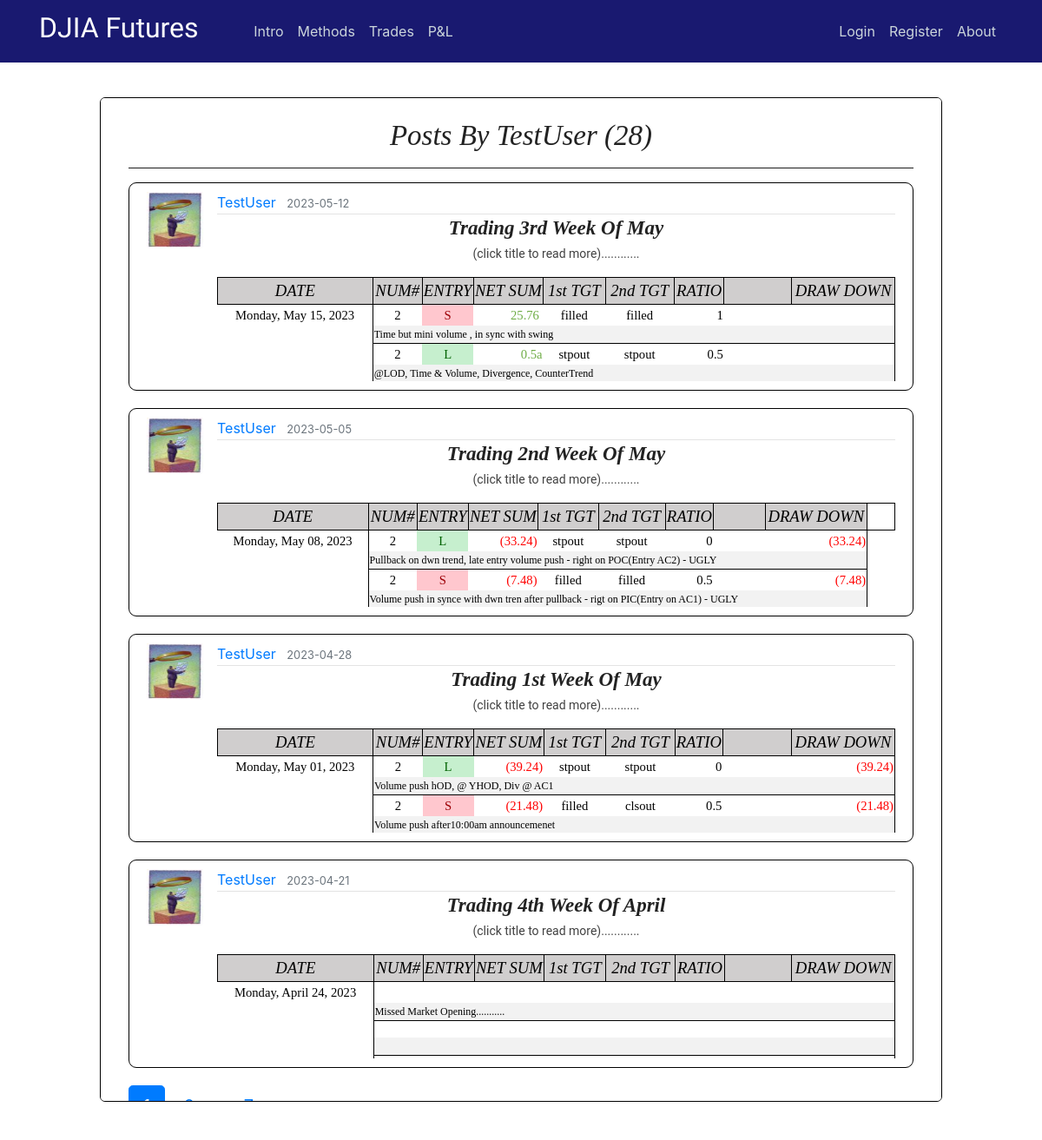
Page /user/TestUser on the committed database.
### flaskblog/models.py (models this page shows, shortened)
class User(db.Model, UserMixin):
    id = db.Column(db.Integer, primary_key=True)
    username = db.Column(db.String(20), unique=True, nullable=False)
    email = db.Column(db.String(120), unique=True, nullable=False)
    image_file = db.Column(db.String(20), nullable=False, default='default.jpg')
    password = db.Column(db.String(60), nullable=False)
    posts = db.relationship('Post', backref='author', lazy=True)

class Post(db.Model):
    id = db.Column(db.Integer, primary_key=True)
    title = db.Column(db.String(100), nullable=False)
    date_posted = db.Column(db.DateTime, nullable=False, default=datetime.utcnow)
    content = db.Column(db.Text, nullable=False)
    user_id = db.Column(db.Integer, db.ForeignKey('user.id'), nullable=False)
    teaser_title = db.Column(db.Text, nullable=True)
    teaser_details = db.Column(db.Text, nullable=True)
    teaser_caption = db.Column(db.Text, nullable=True)
    teaser_img = db.Column(db.Text, nullable=True)
    teaser_content = db.Column(db.Text, nullable=True)
    teaser_wkid = db.Column(db.Text, nullable=True)

### flaskblog/users/routes.py (the view)
@users.route("/user/<string:username>")
def user_posts(username):
    page = request.args.get('page', 1, type=int)
    user = User.query.filter_by(username=username).first_or_404()
    posts = Post.query.filter_by(author=user)\
        .order_by(Post.date_posted.desc())\
        .paginate(page=page, per_page=4)
    return render_template('user_posts.html', posts=posts, user=user)

### flaskblog/templates/user_posts.html
{% extends "layout.html" %}
{% block content %}
<div class="intro-page" style="height: 77vh;overflow: auto;">
  <div class="intro-inner-div" style="height:auto;background-color:white;border-radius:5px;">
    <center><br><h1 class="hero-header">Posts by {{ user.username }} ({{ posts.total }})</h1><hr></center>
    {% for post in posts.items %}
        <article class="media content-section" style="max-height:280px;">
          <img class="article-img" src="{{ url_for('static', filename='profile_pics/' + post.author.image_file) }}">
          <div class="media-body">
            <div class="article-metadata">
              <a class="mr-2" href="{{ url_for('users.user_posts', username=post.author.username) }}">{{ post.author.username }}</a>
              <small class="text-muted">{{ post.date_posted.strftime('%Y-%m-%d') }}</small>
            </div>
            <center><a href="{{ url_for('posts.post', post_id=post.id) }}"><h3 class="hero-header"><b>{{ post.title }}</b></h3></a>
            <p class="teaser-content" >(click title to read more)............</p></center>
            <p class="teaser-content" ><div style="overflow:hidden;max-height:120px;">
              {{ post.content|safe }}
            </p>
        </article>
    {% endfor %}
    {% for page_num in posts.iter_pages(left_edge=1, right_edge=1, left_current=1, right_current=2) %}
      {% if page_num %}
        {% if posts.page == page_num %}
          <a class="btn btn-primary btn-lg mb-8" href="{{ url_for('users.user_posts', username=user.username, page=page_num) }}">{{ page_num }}</a>
        {% else %}
          <a class="btn btn-primary-info btn-lg mb-8" href="{{ url_for('users.user_posts', username=user.username, page=page_num) }}">{{ page_num }}</a>
        {% endif %}
      {% else %}
        ...
      {% endif %}
    {% endfor %}
  </div>
</div>
{% endblock content %}

### flaskblog/static/main.css (style rules this page uses)
body { margin-top: 5rem; }
.intro-page { border-radius: 6px; border: 1px solid black; background-color: white; padding-right: 12px; padding-left: 12px; }
.intro-inner-div { height: 75vh; overflow: auto; padding-right: 20px; padding-left: 20px; }
hr { margin-top: 1rem; margin-bottom: 1rem; border: 0; border-top: 1px solid rgba(0, 0, 0, 0.89); }
p.teaser-content { color: #414141; font-size: 14px; font-family: 'Roboto', Arial, 'Helvetica Neue', Helvetica, sans-serif; line-height: 1.5; }
.content-section { background: #ffffff; padding: 10px 20px; border: 1px solid #000000; border-radius: 9px; margin-bottom: 20px; }
.article-img { height: 65px; width: 65px; margin-right: 16px; }
.article-metadata { padding-bottom: 1px; margin-bottom: 4px; border-bottom: 1px solid #e3e3e3 }

### flaskblog/static/study.css (style rules this page uses)
h1.hero-header { color: #222; text-transform: capitalize; font-weight: 400; font-style: italic; font-size: 28px; font-family: Baskerville, 'Baskerville Old Face', 'Hoefler Text', Garamond, 'Times New Roman', serif; }
h3.hero-header { color: #222; text-transform: capitalize; font-weight: 400; font-style: italic; font-size: 28px; font-family: Baskerville, 'Baskerville Old Face', 'Hoefler Text', Garamond, 'Times New Roman', serif; }
h3 { font-weight: 700; line-height: 1; }
@media screen and (min-width: 25rem) { h1.hero-header { font-size: 33px; } }
@media screen and (min-width: 25rem) { h3.hero-header { font-size: 23px; } }

### flaskblog/static/modal.css (style rules this page uses)
img { margin-bottom: -4px; }

### flaskblog/static/stylesheet.css (style rules this page uses)
tr { mso-height-source:auto; mso-ruby-visibility:none; }
col { mso-width-source:auto; mso-ruby-visibility:none; }
td { mso-style-parent:style0; padding-top:1px; padding-right:1px; padding-left:1px; mso-ignore:padding; mso-number-format:"General"; text-align:general; vertical-align:bottom; white-space:nowrap; mso-rotate:0; mso-pattern:auto; mso-background-source:auto; color:#000000; font-size:11.0pt; font-weight:400; font-style:normal; text-decoration:none; font-family:Calibri; mso-generic-font-family:auto; mso-font-charset:134; border:none; mso-protection:locked visible; }
.xl65 { mso-style-parent:style0; text-align:center; mso-pattern:auto none; background:#D0CECE; font-size:14.0pt; font-style:italic; mso-font-charset:134; border:.5pt solid windowtext; }
.xl66 { mso-style-parent:style0; mso-number-format:"0\.00_\)\;\[Red\]\\\(0\.00\\\)"; mso-font-charset:134; }
.xl67 { mso-style-parent:style0; mso-number-format:"0\.00_\)\;\[Red\]\\\(0\.00\\\)"; text-align:center; mso-pattern:auto none; background:#D0CECE; font-size:14.0pt; font-style:italic; mso-font-charset:134; border:.5pt solid windowtext; }
.xl68 { mso-style-parent:style0; mso-number-format:"\[$-F800\]dddd\\\,\\ mmmm\\ dd\\\,\\ yyyy"; text-align:center; mso-font-charset:134; }
.xl69 { mso-style-parent:style0; mso-number-format:"0"; text-align:center; mso-font-charset:134; border-left:.5pt solid windowtext; border-top:.5pt solid windowtext; }
.xl70 { mso-style-parent:style0; text-align:center; mso-font-charset:134; border-top:.5pt solid windowtext; }
.xl71 { mso-style-parent:style0; mso-number-format:"0\.00_\)\;\[Red\]\\\(0\.00\\\)"; text-align:right; mso-font-charset:134; border-top:.5pt solid windowtext; }
.xl72 { mso-style-parent:style0; mso-font-charset:134; border-top:.5pt solid windowtext; }
.xl73 { mso-style-parent:style0; mso-number-format:"0\.00_\)\;\[Red\]\\\(0\.00\\\)"; mso-font-charset:134; border-top:.5pt solid windowtext; }
.xl74 { mso-style-parent:style0; mso-number-format:"0"; text-align:left; vertical-align:top; mso-pattern:auto none; background:#F2F2F2; font-size:9.0pt; font-family:Comic Sans MS; mso-font-charset:134; border-left:.5pt solid windowtext; border-bottom:.5pt solid windowtext; }
.xl81 { mso-style-parent:style0; mso-number-format:"0\.00_\)\;\[Red\]\\\(0\.00\\\)"; mso-font-charset:134; border-top:.5pt solid windowtext; border-right:.5pt solid windowtext; }

### rows in the picture
User: username "TestUser"
Post: image_file (picture), author.username "TestUser", date_posted "2023-05-12", title "Trading 3rd Week Of May", content "DATE NUM# ENTRY NET SUM 1st TGT 2nd TGT RATIO DRAW DOWN Monday, May 15, 2023 2 S 25.76 filled filled 1 Time but mini volume , in sync with swing 2 L 0.5a stpout stpout 0.5 @LOD, Time & Volume, Divergence, CounterTrend"
Post: image_file (picture), author.username "TestUser", date_posted "2023-05-05", title "Trading 2nd Week Of May", content "DATE NUM# ENTRY NET SUM 1st TGT 2nd TGT RATIO DRAW DOWN Monday, May 08, 2023 2 L (33.24) stpout stpout 0 (33.24) Pullback on dwn trend, late entry volume push - right on POC(Entry AC2) - UGLY 2 S (7.48) filled filled 0.5 (7.48) Volume push in synce with dwn tren after pullback - rigt on PIC(Entry on AC1) - UGLY"
Post: image_file (picture), author.username "TestUser", date_posted "2023-04-28", title "Trading 1st Week Of May", content "DATE NUM# ENTRY NET SUM 1st TGT 2nd TGT RATIO DRAW DOWN Monday, May 01, 2023 2 L (39.24) stpout stpout 0 (39.24) Volume push hOD, @ YHOD, Div @ AC1 2 S (21.48) filled clsout 0.5 (21.48) Volume push after10:00am announcemenet"
Post: image_file (picture), author.username "TestUser", date_posted "2023-04-21", title "Trading 4th Week Of April", content "DATE NUM# ENTRY NET SUM 1st TGT 2nd TGT RATIO DRAW DOWN Monday, April 24, 2023 Missed Market Opening..........."

### other values in the picture
{{ posts.total }} "28"
